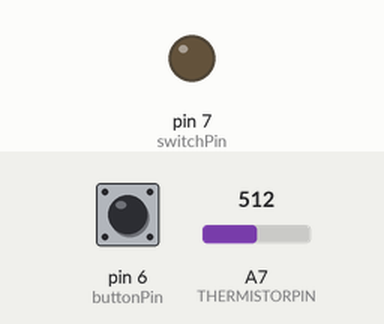
This sketch was run on a simulated Arduino Nano, built with avr-gcc and run on an emulated ATmega328P. On the bench: output pins drawn as LEDs (lit = HIGH). The inputs (shaded band) are chosen by the test bench; at power-on: pin 6 (buttonPin) HIGH, A7 (THERMISTORPIN) = 512. What the sketch prints to the serial monitor is not drawn.

Above: at 0.19 s.
Timing chart, 0 to 1.9 s (numbered marks = the images above):
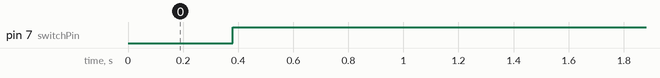

The sketch:

thermostat.ino
```cpp
// which analog pin to connect
#define THERMISTORPIN A7
// resistance at 25 degrees C
#define THERMISTORNOMINAL 10000
// temp. for nominal resistance (almost always 25 C)
#define TEMPERATURENOMINAL 25
// how many samples to take and average, more takes longer
// but is more 'smooth'
#define NUMSAMPLES 5
// The beta coefficient of the thermistor (usually 3000-4000)
#define BCOEFFICIENT 3950
// the value of the 'other' resistor
#define SERIESRESISTOR 7500

#include <Time.h>

const int numReadings = 10;

int readings[numReadings];      // the readings from the analog input
int index = 0;                  // the index of the current reading
int total = 0;                  // the running total
float average = 0;                // the average

float steinhart;
float oldsteinhart=23;

int state=0;
int mode=0;
int switchPin = 7;
int buttonPin = 6;
int buttonState = 0;
int time=0;

void setup()   /****** SETUP: RUNS ONCE ******/
{
  Serial.begin(9600);
    pinMode(buttonPin, INPUT);
  setTime(20, 16, 0, 0, 0, 0);

  pinMode(switchPin, OUTPUT);
  digitalWrite(switchPin, HIGH);

  for (int thisReading = 0; thisReading < numReadings; thisReading++)
    readings[thisReading] = 0;
}//--(end setup )---


void loop()   /****** LOOP: RUNS CONSTANTLY ******/
{

  if ((buttonState == HIGH) && (digitalRead(buttonPin) == LOW)) {
    // turn LED on:
    mode=1;
  }

  buttonState = digitalRead(buttonPin);

  total= total - readings[index];
  // read from the sensor:
  readings[index] = analogRead(THERMISTORPIN);
  // add the reading to the total:
  total= total + readings[index];
  // advance to the next position in the array:
  index = index + 1;

  // if we're at the end of the array...
  if (index >= numReadings)
    // ...wrap around to the beginning:
    index = 0;

  // calculate the average:
  average = total / numReadings;
   Serial.println(average);


  // convert the value to resistance
  average = (1023 / average)  - 1;
  average = SERIESRESISTOR * average;
//  Serial.print("Thermistor resistance ");
//  Serial.println(reading);


  steinhart = average / THERMISTORNOMINAL; // (R/Ro)
  steinhart = log(steinhart); // ln(R/Ro)
  steinhart /= BCOEFFICIENT; // 1/B * ln(R/Ro)
  steinhart += 1.0 / (TEMPERATURENOMINAL + 273.15); // + (1/To)
  steinhart = 1.0 / steinhart; // Invert
  steinhart -= 273.15; // convert to C

 Serial.println(steinhart);

 if (mode==1){
       state=1-state;
       mode=0;
 }
 Serial.println(hour());
 if ((hour()>=17 && hour()<22) || (hour()>=6 && hour()<9)){
   time=1;
   if ((steinhart<19))
       state=1;
   if ((steinhart>20))
       state=0;
  } else {
    if (time==1)
    {
    state=0;
    time=0;
    }
  }

  if (state==1){
    Serial.println("on");
    digitalWrite(switchPin, LOW);
  } else {
    Serial.println("off");
    digitalWrite(switchPin, HIGH);
  }
  oldsteinhart=steinhart;

  delay(50);
}
```

Measured:
- by itself, pin 7 (switchPin): LOW → HIGH at 0.38 s
